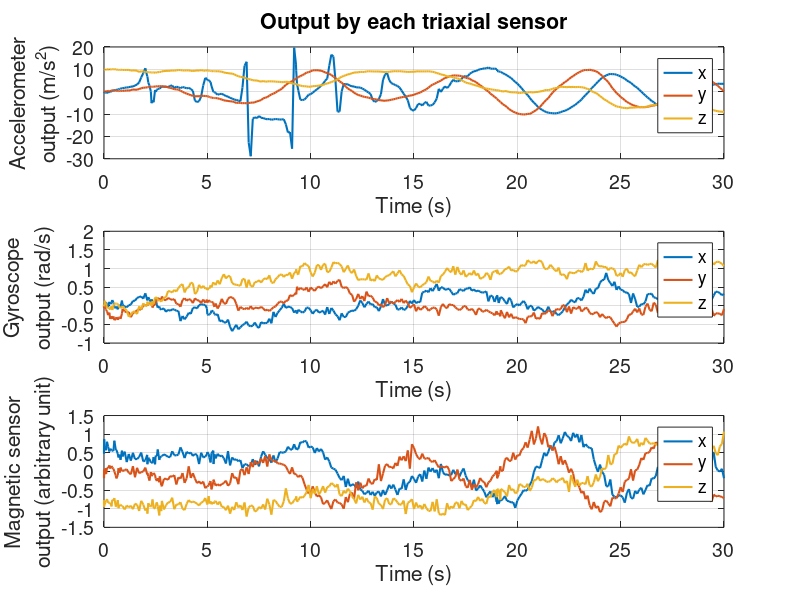
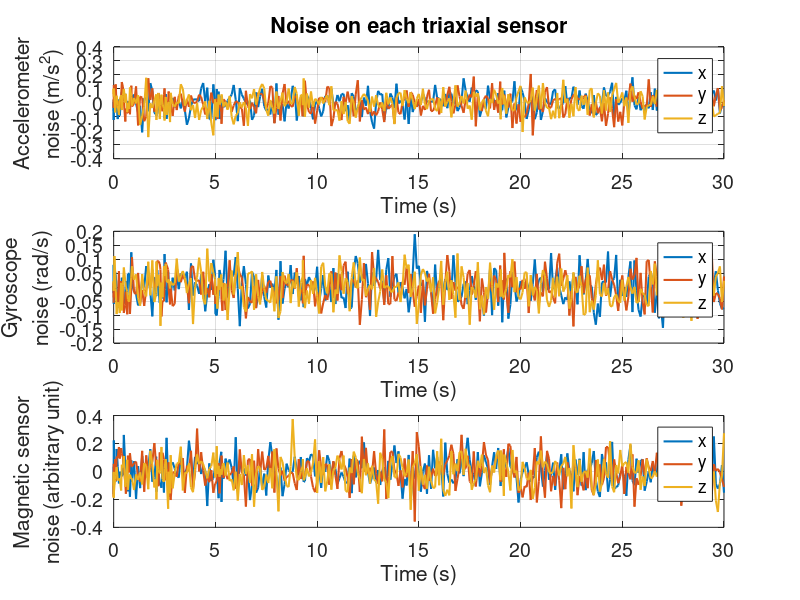
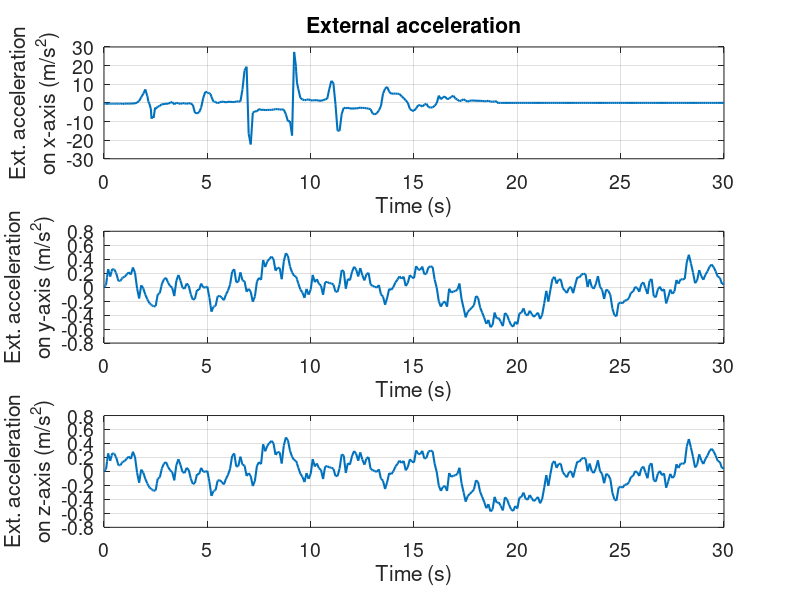
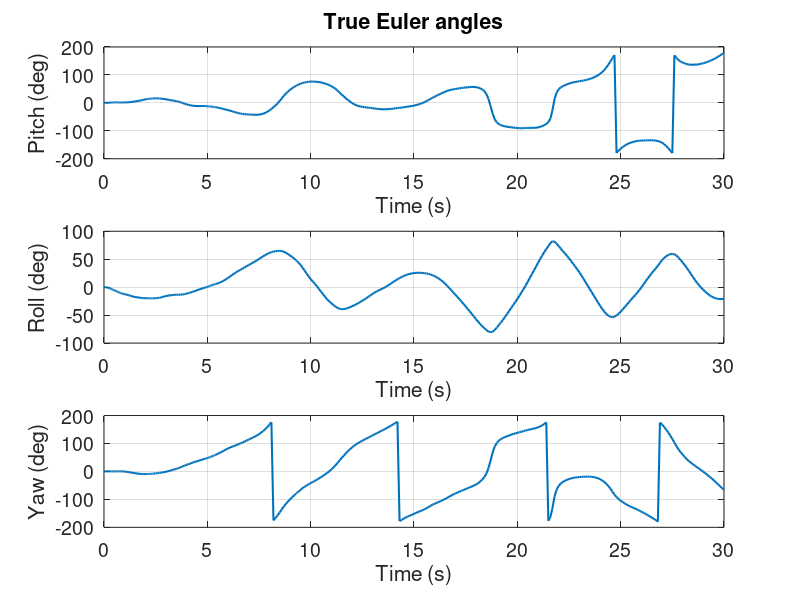

Source code (MATLAB) for these figures, in order: (Note: this script raises an error after producing the figures.)
%% Mobile Robotics _ Perception _ Lab _ 17 Dec. 2020
% Student: TRAN Gia Quoc Bao

%% Default commands
close all; clear all; clc;

%--------------------------------------------------------------------------------------------------
% Main program to read IMU data, run the fuction that estimates quaternion/Euler angles, and biases 
% and plots IMU data, external acceleration and estimated Euler angles
%--------------------------------------------------------------------------------------------------
R2D = 180/pi;                           % Conversion from rad to deg

% Question 3
load('IMU_Data.mat');
% The corresponding size is N = 333 so we shorten the ym to match that size
ym = ym(:, 1 : N);

% Question 4
% The first data are the outputs by each triaxial sensor
figure('Name', 'Output'); 
subplot(311); plot(tt, ya); legend('x', 'y', 'z'); grid on; xlabel('Time (s)'); ylabel({'Accelerometer', 'output (m/s^2)'}); set(findall(gca, 'Type', 'Line'), 'LineWidth', 1.5); set(gca, 'FontSize', 14);
title('Output by each triaxial sensor');
subplot(312); plot(tt, yg); legend('x', 'y', 'z'); grid on; xlabel('Time (s)'); ylabel({'Gyroscope', 'output (rad/s)'}); set(findall(gca, 'Type', 'Line'), 'LineWidth', 1.5); set(gca, 'FontSize', 14);
subplot(313); plot(tt, ym); legend('x', 'y', 'z'); grid on; xlabel('Time (s)'); ylabel({'Magnetic sensor', 'output (arbitrary unit)'}); set(findall(gca, 'Type', 'Line'), 'LineWidth', 1.5); set(gca, 'FontSize', 14);

% The second data are the noises in each triaxial sensor
figure('Name', 'Noise'); 
subplot(311); plot(tt, wa); legend('x', 'y', 'z'); grid on; xlabel('Time (s)'); ylabel({'Accelerometer', 'noise (m/s^2)'}); set(findall(gca, 'Type', 'Line'), 'LineWidth', 1.5); set(gca, 'FontSize', 14);
title('Noise on each triaxial sensor');
subplot(312); plot(tt, wg); legend('x', 'y', 'z'); grid on; xlabel('Time (s)'); ylabel({'Gyroscope', 'noise (rad/s)'}); set(findall(gca, 'Type', 'Line'), 'LineWidth', 1.5); set(gca, 'FontSize', 14);
subplot(313); plot(tt, wm); legend('x', 'y', 'z'); grid on; xlabel('Time (s)'); ylabel({'Magnetic sensor', 'noise (arbitrary unit)'}); set(findall(gca, 'Type', 'Line'), 'LineWidth', 1.5); set(gca, 'FontSize', 14);

% The third data are the external acceleration
figure('Name', 'External acceleration'); 
subplot(311); plot(tt, acc(1, :)); grid on; xlabel('Time (s)'); ylabel({'Ext. acceleration', 'on x-axis (m/s^2)'}); set(findall(gca, 'Type', 'Line'), 'LineWidth', 1.5); set(gca, 'FontSize', 14);
title('External acceleration');
subplot(312); plot(tt, acc(2, :)); grid on; xlabel('Time (s)'); ylabel({'Ext. acceleration', 'on y-axis (m/s^2)'}); set(findall(gca, 'Type', 'Line'), 'LineWidth', 1.5); set(gca, 'FontSize', 14);
subplot(313); plot(tt, acc(3, :)); grid on; xlabel('Time (s)'); ylabel({'Ext. acceleration', 'on z-axis (m/s^2)'}); set(findall(gca, 'Type', 'Line'), 'LineWidth', 1.5); set(gca, 'FontSize', 14);

% The fourth data are the Euler angles
figure('Name', 'Euler angles'); 
subplot(311); plot(tt, euler(1, :)); grid on; xlabel('Time (s)'); ylabel('Pitch (deg)'); set(findall(gca, 'Type', 'Line'), 'LineWidth', 1.5); set(gca, 'FontSize', 14);
title('True Euler angles');
subplot(312); plot(tt, euler(2, :)); grid on; xlabel('Time (s)'); ylabel('Roll (deg)'); set(findall(gca, 'Type', 'Line'), 'LineWidth', 1.5); set(gca, 'FontSize', 14);
subplot(313); plot(tt, euler(3, :)); grid on; xlabel('Time (s)'); ylabel('Yaw (deg)'); set(findall(gca, 'Type', 'Line'), 'LineWidth', 1.5); set(gca, 'FontSize', 14);

% Question 5
% Noise error covariance matrices
Ra = 0.0056*eye(3); Rg = 0.003*eye(3); Rm = 0.001*eye(3); 

%% Question 6
% The following function computes the quaternions, Euler angles, and the estimated
% biases using the measurements and the noise error covariance matrices,
% using the proposed method.
% We added 2 more array variables to plot the estimated biases w.r.t time
[q4, eulercom4, bahat, bghat, bghatEst, bahatEst] = Compute_Attitude(yg, ya, ym, tt, Rg, Ra, Rm);

% This function below is to experiment with an accelerometer norm-based adaptive algorithm
% [q4, eulercom4, bahat, bghat] = Compute_Attitude_Norm(yg, ya, ym, tt, Rg, Ra, Rm); % experiment with norm-based

% Question 28
% Results of orientation estimation
figure('Name', 'Euler angles'); 
subplot(311); plot(tt, euler(1, :), 'b', tt, eulercom4(1, :), 'r'); legend('True', 'Estimated'); grid on; xlabel('Time (s)'); ylabel('Pitch (deg)'); set(findall(gca, 'Type', 'Line'), 'LineWidth', 1.5); set(gca, 'FontSize', 14);
title('Euler angle estimation using quaternion-based indirect Kalman filter with adaptive estimation of external acceleration');
subplot(312); plot(tt, euler(2, :), 'b', tt, eulercom4(2, :), 'r'); legend('True', 'Estimated'); grid on; xlabel('Time (s)'); ylabel('Roll (deg)'); set(findall(gca, 'Type', 'Line'), 'LineWidth', 1.5); set(gca, 'FontSize', 14);
subplot(313); plot(tt, euler(3, :), 'b', tt, eulercom4(3, :), 'r'); legend('True', 'Estimated'); grid on; xlabel('Time (s)'); ylabel('Yaw (deg)'); set(findall(gca, 'Type', 'Line'), 'LineWidth', 1.5); set(gca, 'FontSize', 14);

% Plot the estimated biases to see
figure('Name', 'Accelerometer bias estimation'); 
subplot(311); plot(tt, ba(1)*ones(1, N), '--b', tt, bahatEst(1, :), 'r'); legend('True', 'Estimated'); grid on; xlabel('Time (s)'); ylabel('x-axis (m/s^2)'); set(findall(gca, 'Type', 'Line'), 'LineWidth', 1.5); set(gca, 'FontSize', 14);
title('Accelerometer bias estimation');
subplot(312); plot(tt, ba(2)*ones(1, N), '--b', tt, bahatEst(2, :), 'r'); legend('True', 'Estimated'); grid on; xlabel('Time (s)'); ylabel('y-axis (m/s^2)'); set(findall(gca, 'Type', 'Line'), 'LineWidth', 1.5); set(gca, 'FontSize', 14);
subplot(313); plot(tt, ba(3)*ones(1, N), '--b', tt, bahatEst(3, :), 'r'); legend('True', 'Estimated'); grid on; xlabel('Time (s)'); ylabel('z-axis (m/s^2)'); set(findall(gca, 'Type', 'Line'), 'LineWidth', 1.5); set(gca, 'FontSize', 14);

figure('Name', 'Gyroscope bias estimation'); 
subplot(311); plot(tt, ba(1)*ones(1, N), '--b', tt, bghatEst(1, :), 'r'); legend('True', 'Estimated'); grid on; xlabel('Time (s)'); ylabel('x-axis (rad/s)'); set(findall(gca, 'Type', 'Line'), 'LineWidth', 1.5); set(gca, 'FontSize', 14);
title('Gyroscope bias estimation');
subplot(312); plot(tt, ba(2)*ones(1, N), '--b', tt, bghatEst(2, :), 'r'); legend('True', 'Estimated'); grid on; xlabel('Time (s)'); ylabel('y-axis (rad/s)'); set(findall(gca, 'Type', 'Line'), 'LineWidth', 1.5); set(gca, 'FontSize', 14);
subplot(313); plot(tt, ba(3)*ones(1, N), '--b', tt, bghatEst(3, :), 'r'); legend('True', 'Estimated'); grid on; xlabel('Time (s)'); ylabel('z-axis (rad/s)'); set(findall(gca, 'Type', 'Line'), 'LineWidth', 1.5); set(gca, 'FontSize', 14);